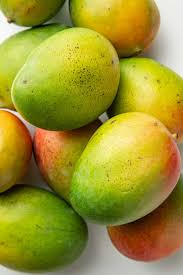
#> input picture model/dataset/mango/img_11.jpeg, 183 x 275 px
$ python -i data_transform.py   (imports and definitions only)
#> lines starting #> are read from the running program, lines starting #| are printed output that depends on the picture
from PIL import Image
import numpy as np
import cv2

# Direct resize
def preprocess_image(img_path: str, rgb_conversion: bool = True) -> np.array:
  if rgb_conversion:
    img = Image.open(img_path).convert("RGB")

  img = img.resize(
    (224, 224)
  )

  # Normalize to RGB values
  return np.array(img) / 255.0

# Best for square images that are already cented
def preprocess_image_with_crop(img_path: str, rgb_conversion: bool = True) -> np.array:
#> called with img_path = '../../model/dataset/mango/img_11.jpeg', rgb_conversion = True
  if rgb_conversion:
    img = Image.open(img_path).convert("RGB")
#> img is the input picture: PIL image 183x275 RGB; mean R, G, B 156.5, 146.6, 48.5

  w, h = img.size
#> w = 183; h = 275

  min_dim = min(w, h)
#> min_dim = 183

  left = (w - min_dim) / 2
#> left = 0
  top = (h - min_dim) / 2
#> top = 46

  img = img.crop(
    (left, top, left + min_dim, top + min_dim)
  )
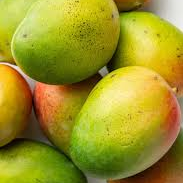
#> img: PIL image 183x183 RGB; mean R, G, B 157.2, 148.3, 39

  img = img.resize(
    (224, 224)
  )
#> img: PIL image 224x224 RGB

  # Normalize to RGB values
  return np.array(img) / 255.0
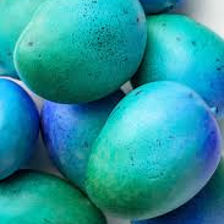
#> returned value: shape (224, 224, 3) float64; mean of channels 0, 1, 2 0.616, 0.582, 0.153; drawn as B, G, R

# Add padding to make image square then resize
def preprocess_image_with_padding(img_path: str) -> np.array:
    img = cv2.imread(img_path)
    img = cv2.cvtColor(img, cv2.COLOR_BGR2RGB)

    old_size = img.shape[:2]  # (height, width)
    ratio = float(224) / max(old_size)
    new_size = tuple([int(x * ratio) for x in old_size])
    img = cv2.resize(img, (new_size[1], new_size[0]))

    delta_w = 224 - new_size[1]
    delta_h = 224 - new_size[0]
    top, bottom = delta_h // 2, delta_h - (delta_h // 2)
    left, right = delta_w // 2, delta_w - (delta_w // 2)

    color = [0, 0, 0]
    img = cv2.copyMakeBorder(img, top, bottom, left, right, cv2.BORDER_CONSTANT, value=color)

    # Normalize to RGB values
    return np.array(img) / 255.0

>>> result = preprocess_image_with_crop('../../model/dataset/mango/img_11.jpeg')

$ run again, on model/dataset/mango/img_1101.jpeg
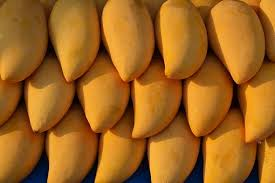
#> input picture model/dataset/mango/img_1101.jpeg, 275 x 183 px
#> in preprocess_image_with_crop, img is the input picture: PIL image 275x183 RGB; mean R, G, B 158.3, 99.3, 30.4
#> in preprocess_image_with_crop, `img = img.crop( (left, top, left + min_dim, top + min_dim) )`:
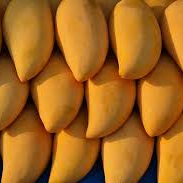
#> img: PIL image 183x183 RGB; mean R, G, B 162.1, 101.5, 30.7
#> in preprocess_image_with_crop, `return np.array(img) / 255.0`:
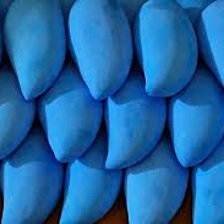
#> returned value: shape (224, 224, 3) float64; mean of channels 0, 1, 2 0.636, 0.398, 0.12; drawn as B, G, R

$ run again, on model/dataset/mango/img_1171.jpeg
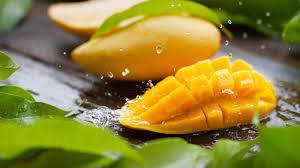
#> input picture model/dataset/mango/img_1171.jpeg, 300 x 168 px
#> in preprocess_image_with_crop, img is the input picture: PIL image 300x168 RGB; mean R, G, B 144.8, 132.5, 53.7
#> in preprocess_image_with_crop, `img = img.resize( (224, 224) )`:
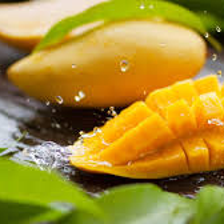
#> img: PIL image 224x224 RGB; mean R, G, B 166.6, 140.3, 49
#> in preprocess_image_with_crop, `return np.array(img) / 255.0`:
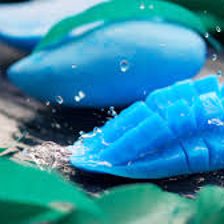
#> returned value: shape (224, 224, 3) float64; mean of channels 0, 1, 2 0.653, 0.55, 0.192; drawn as B, G, R

$ run again, on model/dataset/mango/img_1281.jpeg
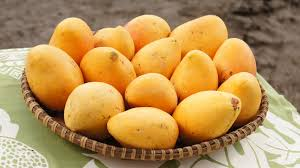
#> input picture model/dataset/mango/img_1281.jpeg, 300 x 168 px
#> in preprocess_image_with_crop, img is the input picture: PIL image 300x168 RGB; mean R, G, B 182.3, 143.9, 86.4
#> in preprocess_image_with_crop, `img = img.resize( (224, 224) )`:
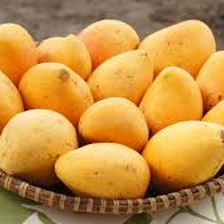
#> img: PIL image 224x224 RGB; mean R, G, B 194.6, 142.7, 69
#> in preprocess_image_with_crop, `return np.array(img) / 255.0`:
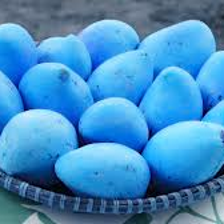
#> returned value: shape (224, 224, 3) float64; mean of channels 0, 1, 2 0.763, 0.559, 0.27; drawn as B, G, R
